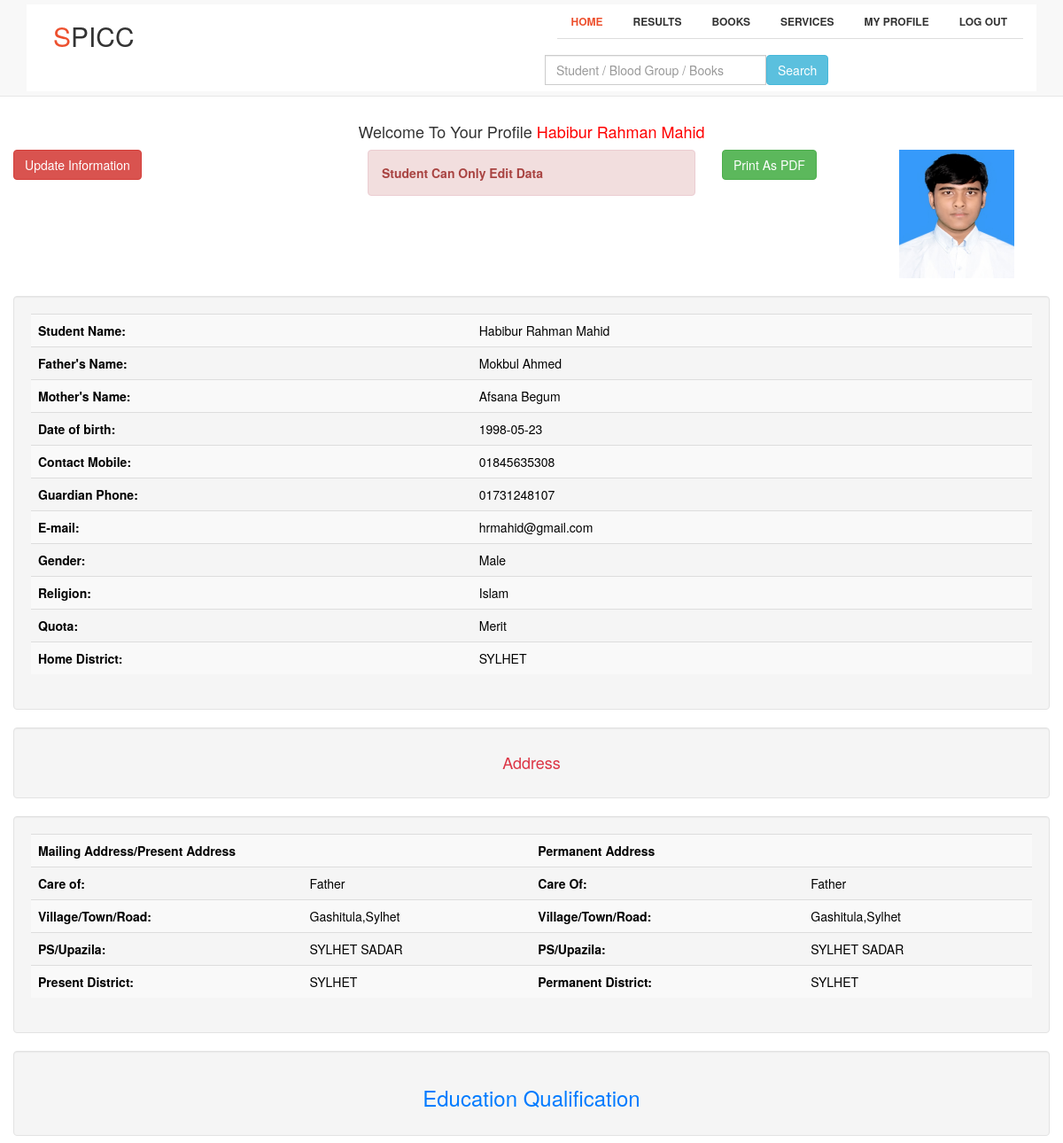
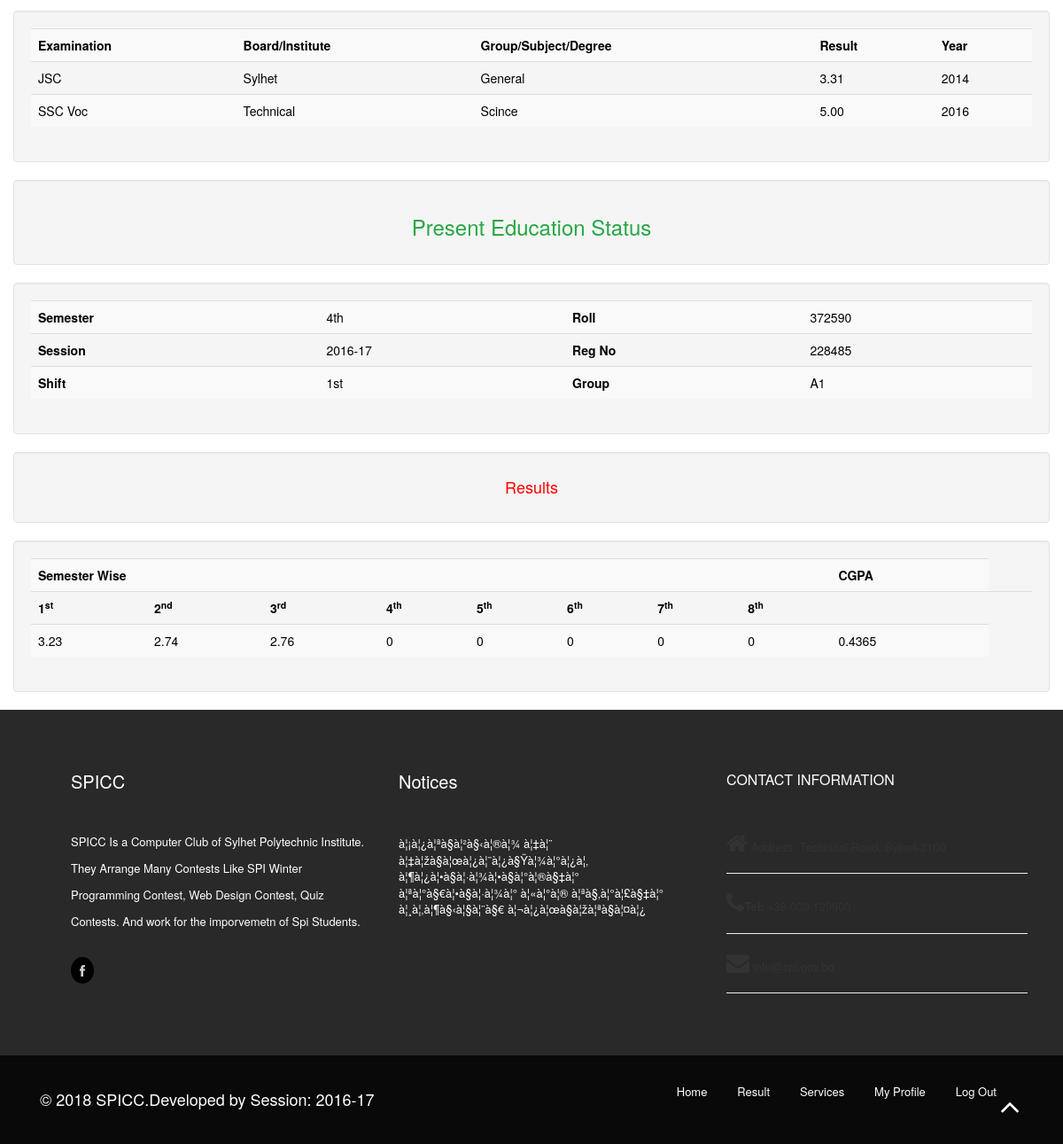
The app's page /student/my_account.php?id=1 (signed in) with its own data (2 pictures, top to bottom).
### tables this page shows
CREATE TABLE `students` (
  `id` int(11) NOT NULL,
  `name` varchar(255) NOT NULL,
  `fname` varchar(255) NOT NULL,
  `mname` varchar(255) NOT NULL,
  `birthdate` date NOT NULL,
  `personalphone` varchar(13) NOT NULL,
  `homephone` varchar(13) NOT NULL,
  `email` varchar(255) NOT NULL,
  `quota` varchar(55) NOT NULL,
  `relegion` varchar(10) NOT NULL,
  `sex` varchar(7) NOT NULL,
  `presenddist` varchar(255) NOT NULL,
  `presentcareof` varchar(255) NOT NULL,
  `prespoliceupzila` varchar(255) NOT NULL,
  `presentaddrs` varchar(255) NOT NULL,
  `permadist` varchar(255) NOT NULL,
  `percareof` varchar(255) NOT NULL,
  `peraddrs` varchar(255) NOT NULL,
  `perpoliceupzila` varchar(255) NOT NULL,
  `psc` varchar(20) NOT NULL,
  `pscboard` varchar(20) NOT NULL,
  `pscgrp` varchar(30) NOT NULL,
  `pscres` varchar(6) NOT NULL,
  `pscyear` int(4) NOT NULL,
  `jsc` varchar(20) NOT NULL,
  `jscboard` varchar(20) NOT NULL,
  `jscgrp` varchar(20) NOT NULL,
  `jscres` varchar(20) NOT NULL,
  `jscyear` varchar(20) NOT NULL,
  `ssc` varchar(20) NOT NULL,
  `sscboard` varchar(20) NOT NULL,
  `sscgrp` varchar(20) NOT NULL,
  `sscres` varchar(20) NOT NULL,
  `sscyear` varchar(20) NOT NULL,
  `hsc` varchar(20) NOT NULL,
  `hscboard` varchar(20) NOT NULL,
  `hscgrp` varchar(20) NOT NULL,
  `hscres` varchar(20) NOT NULL,
  `hscyear` varchar(20) NOT NULL,
  `predivision` varchar(20) NOT NULL,
  `perdivision` varchar(20) NOT NULL,
  `semester` varchar(10) NOT NULL,
  `roll` int(10) NOT NULL,
  `registration` int(10) NOT NULL,
  `shift` varchar(5) NOT NULL,
  `clggroup` varchar(10) NOT NULL,
  `sessions` varchar(20) NOT NULL,
  `bloodgrp` varchar(4) NOT NULL,
  `1semsresult` varchar(10) NOT NULL,
  `2semsresult` varchar(6) NOT NULL,
  `3semsresult` varchar(6) NOT NULL,
  `4semsresult` varchar(6) NOT NULL,
  `5semsresult` varchar(6) NOT NULL,
  `6semsresult` varchar(6) NOT NULL,
  `7semsresult` varchar(6) NOT NULL,
  `8semsresult` varchar(6) NOT NULL,
  `cgpa` varchar(8) NOT NULL,
  `remarks` varchar(10) NOT NULL,
  `image` varchar(1000) NOT NULL,
  `std_pass` varchar(20) NOT NULL,
  `acc_name` varchar(20) NOT NULL
);

CREATE TABLE `pdf_notices` (
  `id` int(11) NOT NULL,
  `name` varchar(500) NOT NULL,
  `pdffile` mediumtext NOT NULL,
  `dateofup` date NOT NULL
);

### student/my_account.php (the view, shortened to what this page needs)
 <?php include '../libs/menu.php' ?>
 <div class="container-fluid">
		<div class="row">
			<div class="col-md-12 text-center">
				<h4>Welcome To Your Profile <span style="color: red;"> <?php echo $row['name']; ?></span></h4>
			</div>
		</div>
		<div class="row">
			<div class="col-md-4">
				<a href="update_user.php?id=<?php echo $row['id']; ?>" class="btn btn-danger">Update Information</a>
			</div>
			<div class="col-md-4">
				<div class="alert alert-danger"><b>Student Can Only Edit Data</b></div>
			</div>
			<div class="col-md-2">
				<a href="print_as_pdf.php?id=<?php echo $row['id']; ?>" class="btn btn-success">Print As PDF</a>
			</div>
			<div class="col-md-2">
				<img src="../images/student_img/<?php echo $row['image']; ?>" alt="<?php echo $row['name']; ?>" width="130px;" height="145px;"/>
			</div>
		</div>
		<br/>
		<div style="color:black;">
		<div class="well">
			<table class="table table-striped" width="50%">
			<tr>
				<th>Student Name:</th>
				<td><?php echo $row['name']; ?></td>
			</tr>
			<tr>
				<th>Father's Name:</th>
				<td><?php echo $row['fname']; ?></td>
			</tr>
			<tr>
				<th>Mother's Name:</th>
				<td><?php echo $row['mname']; ?></td>
			</tr>
			<tr>
				<th>Date of birth:</th>
				<td><?php echo $row['birthdate']; ?></td>
			</tr>
			<tr>
				<th>Contact Mobile:</th>
				<td><?php echo $row['personalphone']; ?></td>
			</tr>
			<tr>
				<th>Guardian Phone:</th>
				<td><?php echo $row['homephone']; ?></td>
			</tr>
			<tr>
				<th>E-mail:</th>
				<td><?php echo $row['email']; ?></td>
			</tr>
			<tr>
				<th>Gender:</th>
				<td><?php echo $row['sex']; ?></td>
			</tr>
			<tr>
				<th>Religion:</th>
				<td><?php echo $row['relegion']; ?></td>
			</tr>
			<tr>
				<th>Quota:</th>
				<td><?php echo $row['quota']; ?></td>
			</tr>
			<tr>
				<th>Home District:</th>
				<td><?php echo $row['permadist']; ?></td>
			</tr>
			</table>
		</div>
		<div class="well text-center">
			<h4 class="text-danger">Address</h4>
		</div>
		<div class="well">
			<table class="table table-striped">
				<tr colspan="2">
					<th colspan="2">Mailing Address/Present Address</th>
					<th colspan="2">Permanent Address</th>
				</tr>
				<tr>
					<th>Care of:</th>
					<td><?php echo $row['presentcareof']; ?></td>
					<th>Care Of:</th>
					<td><?php echo $row['percareof']; ?></td>
				</tr>
				<tr>
					<th>Village/Town/Road:</th>
					<td><?php echo $row['presentaddrs']; ?></td>
					<th>Village/Town/Road:</th>
					<td><?php echo $row['peraddrs']; ?></td>
				</tr>
				<tr>
					<th>PS/Upazila:</th>
					<td><?php echo $row['prespoliceupzila']; ?></td>
					<th>PS/Upazila:</th>
					<td><?php echo $row['perpoliceupzila']; ?></td>
				</tr>
				<tr>
					<th>Present District:</th>
					<td><?php echo $row['presenddist']; ?></td>
					<th>Permanent District:</th>
					<td><?php echo $row['permadist']; ?></td>
				</tr>
			</table>
		</div>
		<div class="well text-center text-primary">
			<h3>Education Qualification</h3>
		</div>
		<div class="well">
			<table class="table table-striped">
				<tr>
					<th>Examination</th>
					<th colspan="2">Board/Institute</th>
					<th colspan="2">Group/Subject/Degree</th>
					<th>Result</th>
					<th>Year</th>
				</tr>
				 <?php
					if (!$row['jsc'] == "") {
						echo "<tr>
							<td>$row[jsc]</td>
							<td colspan='2'>$row[jscboard]</td>
							<td colspan='2'>$row[jscgrp]</td>
							<td>$row[jscres]</td>
							<td>$row[jscyear]</td>
							</tr>";
					}
				 ?>
				 <tr>
				 	<td><?php echo $row['ssc']; ?></td>
					<td colspan="2"><?php echo $row['sscboard']; ?></td>
					<td colspan="2"><?php echo $row['sscgrp']; ?></td>
					<td><?php echo $row['sscres']; ?></td>
					<td><?php echo $row['sscyear']; ?></td>
				 </tr>
			</table>
		</div>
		<div class="well text-center text-success">
			<h3>Present Education Status</h3>
		</div>
		<div class="well">
			<table class="table table-striped">
				<tr>
					<th>Semester</th>
					<td><?php echo $row['semester']; ?></td>
					<th>Roll</th>
					<td><?php echo $row['roll']; ?></td>
				</tr>
				<tr>
					<th>Session</th>
					<td><?php echo $row['sessions']; ?></td>
					<th>Reg No</th>
					<td><?php echo $row['registration']; ?></td>
				</tr>
				<tr>
					<th>Shift</th>
					<td><?php echo $row['shift']; ?></td>
					<th>Group</th>
					<td><?php echo $row['clggroup']; ?></td>
				</tr>
			</table>
		</div>
		<div class="well text-center">
			<h4 style="color:red;">Results</h4>
		</div>
		<div class="well">
			<table class="table table-striped">
				<tr>
					<th colspan="8">Semester Wise</th>
					<th colspan="4">CGPA</th>
				</tr>
				<tr>
					<th>1<sup>st</sup></th>
					<th>2<sup>nd</sup></th>
					<th>3<sup>rd</sup></th>
					<th>4<sup>th</sup></th>
					<th>5<sup>th</sup></th>
					<th>6<sup>th</sup></th>
					<th>7<sup>th</sup></th>
					<th>8<sup>th</sup></th>
					<th colspan="4"></th>
					<th colspan="2"></th>
				</tr>
				<tr>
					<td><?php echo $row['1semsresult']; ?></td>
					<td><?php echo $row['2semsresult']; ?></td>
					<td><?php echo $row['3semsresult']; ?></td>
					<td><?php echo $row['4semsresult']; ?></td>
					<td><?php echo $row['5semsresult']; ?></td>
					<td><?php echo $row['6semsresult']; ?></td>
					<td><?php echo $row['7semsresult']; ?></td>
					<td><?php echo $row['8semsresult']; ?></td>
					<td><?php echo $row['cgpa']; ?></td>
				</tr>
			</table>
		</div>
	</div>
</div>
<?php include '../libs/footeri.php' ?>

### libs/footeri.php
<footer>
		<div class="footer">
			<div class="container">
				<div class="col-md-4 wow fadeInUp" data-wow-offset="0" data-wow-delay="0.2s">
					<h2>SPICC</h2>
					<p>SPICC Is a Computer Club of Sylhet Polytechnic Institute. They Arrange Many Contests Like SPI Winter Programming Contest, Web Design Contest, Quiz Contests. And work for the imporvemetn of Spi Students.</p>
					<ul class="social-network">
						<li><a href="https://facebook.com/groups/329247040899326" data-placement="top" title="Facebook"><i class="fa fa-facebook fa-1x"></i></a></li>
					</ul>
				</div>
				<div class="col-md-4 wow fadeInUp" data-wow-offset="0" data-wow-delay="0.4s" class="far fa-book">
				<h2>Notices</h2>
				<ul  >
					<?php
						$sql = "SELECT * FROM pdf_notices ORDER BY id DESC LIMIT 5";
						$run = mysqli_query($con,$sql);
						while($row = mysqli_fetch_array($run)){
							?>
							<li><a href="pdf_notices/<?php echo $row['pdffile'];?>"  download="<?php echo $row['name']; ?>"  style="color:#fff;" ><?php echo $row['name']; ?></a></li>
							<?php
						}
						 ?>
				</ul>
				</div>
				<div class="col-md-4 wow fadeInUp" data-wow-offset="0" data-wow-delay="0.6s">
					<h3>CONTACT INFORMATION</h3>
					<ul>
						<li><i class="fa fa-home fa-2x"></i><span class="lea"> Address: Technical Road, Sylhet-3100</span></li><hr>
						<li><i class="fa fa-phone fa-2x"></i><span class="lea"><strong>Tel:</strong></span> +38 000 129900</li><hr>
						<li><i class="fa fa-envelope fa-2x"><span class="lea"></span></i> info@spi.gov.bd</li>
						<hr>
					</ul>
				</div>
			</div>
		</div>
		<div class="sub-footer">
			<div class="container">
				<div class="row">
					<div class="col-md-6">
						<h4 style="color:#fff">&copy; 2018 SPICC.Developed by Session: 2016-17</h4>
					</div>
					<div class="col-md-6">
						<ul class="pull-right">
							<li><a href="../index.php">Home</a></li>
							<li><a href="../get_result.php">Result</a></li>
							<li><a href="../services.php">Services</a></li>
							<li role="presentation"><?php
									if(isset($_SESSION['u_name'])){
										echo "<a href='../student/my_account.php?id=$id'>My Profile</a>";
									}
									else{
										echo "<a href='contact.html'>Contact</a>";
									}
								?></li>
								<li role="presentation"><?php
									if(isset($_SESSION['u_name'])){
										echo "<a href='../log_out.php'>Log Out</a>";
									}
									else{
										echo "<a href='../login.php'>Log In</a>";
									}
								?></li>
						</ul>
					</div>
				</div>
				<div class="pull-right">
					<a href="#home" class="scrollup"><i class="fa fa-angle-up fa-3x"></i></a>
				</div>
			</div>
		</div>
	</footer>

### css/style.css (style rules this page uses)
body { font-family:'Open Sans', Arial, sans-serif; font-size:14px; font-weight:300; line-height:1.6em; color:#fff; background-color:#fff; overflow-x:hidden; }
hi,h2,h3,h4,h5,h6 { color:#333; line-height:1.1em; }
p { color:#333; font-size:13px; }
a { text-decoration:none; transition: all 0.1s ease-in-out; -moz-transition: all 0.1s ease-in-out; -webkit-transition: all 0.1s ease-in-out; -o-transition: all 0.1s ease-in-out; outline: none; color:#333; }
.main-feature .text-center h2,p { color:#fff; }
.footer { background:#292929; padding:50px; }
.footer p { margin-top:-8px; font-size:13px; line-height:30px; }
.footer h2 { color:#fff; margin-bottom:50px; font-size:20px; }
ul.social-network { margin-top:30px; transition: all 0.3s ease-in-out; -moz-transition: all 0.3s ease-in-out; -webkit-transition: all 0.3s ease-in-out; -o-transition: all 0.3s ease-in-out; }
ul.social-network li { display:inline; font-size: 14px; margin-right:10px; }
ul.social-network li a { color:#d0d0d0; padding:5px 10px; background:#000; border-radius:50%; }
.footer h3 { color:#fff; margin-bottom:50px; font-size:16px; }
.footer ul { text-decoration:none; list-style:none; margin-left:-40px; font-size:13px; }
.sub-footer a { color: #fff; font-size:13px; }
.sub-footer { background:#090909; padding:30px; }
.sub-footer ul { list-style: none; padding: 0; margin: 0; }
.sub-footer ul > li { display: inline-block; color:#fff; font-size:13px; margin-right:30px; }
a.scrollup { color:#fff; height:40px; width:40px; font-size:12px; line-height:30px; text-align:center; text-decoration:none; position:fixed; bottom:20px; right:40px; opacity:0,5; border-radius:50%; z-index:999; }

### css/overwrite.css (style rules this page uses)
.btn { text-shadow: none; background-image:none; border-color: none; border-bottom-color: none; -webkit-box-shadow: none; -moz-box-shadow: none; box-shadow: none; }
.btn { outline:0; -webkit-border-radius: 0; -moz-border-radius: 0; border-radius: 0; }
a.btn,.btn:focus { outline:0; }

### records on screen
students: name "Habibur Rahman Mahid", image (picture), fname "Mokbul Ahmed", mname "Afsana Begum", birthdate "1998-05-23", personalphone "01845635308", homephone "01731248107", email "hrmahid@gmail.com", sex "Male", relegion "Islam", quota "Merit", permadist "SYLHET", presentcareof "Father", percareof "Father", presentaddrs "Gashitula,Sylhet", peraddrs "Gashitula,Sylhet", prespoliceupzila "SYLHET SADAR", perpoliceupzila "SYLHET SADAR", presenddist "SYLHET", jsc "JSC", jscboard "Sylhet", jscgrp "General", jscres "3.31", jscyear "2014", ssc "SSC Voc", sscboard "Technical", sscgrp "Scince", sscres "5.00", sscyear "2016", semester "4th", roll "372590", sessions "2016-17", registration "228485", shift "1st", clggroup "A1", 1semsresult "3.23", 2semsresult "2.74", 3semsresult "2.76", 4semsresult "0", 5semsresult "0", 6semsresult "0", 7semsresult "0", 8semsresult "0", cgpa "0.4365"
pdf_notices: name "à¦¡à¦¿à¦ªà§à¦²à§‹à¦®à¦¾ à¦‡à¦¨ à¦‡à¦žà§à¦œà¦¿à¦¨à¦¿à§Ÿà¦¾à¦°à¦¿à¦‚ à¦¶à¦¿à¦•à§à¦·à¦¾à¦•à§à¦°à¦®à§‡à¦° à¦ªà¦°à§€à¦•à§à¦·à¦¾à¦° à¦«à¦°à¦® à¦ªà§‚à¦°à¦£à§‡à¦° à¦¸à¦‚à¦¶à§‹à¦§à¦¨à§€ à¦¬à¦¿à¦œà§à¦žà¦ªà§à¦¤à¦¿"
